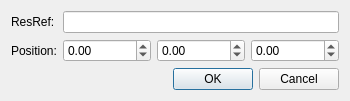
<?xml version="1.0" encoding="UTF-8"?>
<ui version="4.0">
 <class>Dialog</class>
 <widget class="QDialog" name="Dialog">
  <property name="geometry">
   <rect>
    <x>0</x>
    <y>0</y>
    <width>330</width>
    <height>97</height>
   </rect>
  </property>
  <property name="sizePolicy">
   <sizepolicy hsizetype="Fixed" vsizetype="Fixed">
    <horstretch>0</horstretch>
    <verstretch>0</verstretch>
   </sizepolicy>
  </property>
  <property name="windowTitle">
   <string>Edit Merchant</string>
  </property>
  <layout class="QVBoxLayout" name="verticalLayout">
   <item>
    <layout class="QFormLayout" name="formLayout">
     <item row="0" column="0">
      <widget class="QLabel" name="label">
       <property name="text">
        <string>ResRef:</string>
       </property>
      </widget>
     </item>
     <item row="0" column="1">
      <widget class="QLineEdit" name="resrefEdit">
       <property name="maxLength">
        <number>16</number>
       </property>
      </widget>
     </item>
     <item row="1" column="0">
      <widget class="QLabel" name="label_2">
       <property name="text">
        <string>Position:</string>
       </property>
      </widget>
     </item>
     <item row="1" column="1">
      <layout class="QHBoxLayout" name="horizontalLayout">
       <item>
        <widget class="QDoubleSpinBox" name="xPosSpin">
         <property name="minimum">
          <double>-1000000.000000000000000</double>
         </property>
         <property name="maximum">
          <double>1000000.000000000000000</double>
         </property>
        </widget>
       </item>
       <item>
        <widget class="QDoubleSpinBox" name="yPosSpin">
         <property name="minimum">
          <double>-1000000.000000000000000</double>
         </property>
         <property name="maximum">
          <double>1000000.000000000000000</double>
         </property>
        </widget>
       </item>
       <item>
        <widget class="QDoubleSpinBox" name="zPosSpin">
         <property name="minimum">
          <double>-1000000.000000000000000</double>
         </property>
         <property name="maximum">
          <double>1000000.000000000000000</double>
         </property>
        </widget>
       </item>
      </layout>
     </item>
    </layout>
   </item>
   <item>
    <widget class="QDialogButtonBox" name="buttonBox">
     <property name="orientation">
      <enum>Qt::Horizontal</enum>
     </property>
     <property name="standardButtons">
      <set>QDialogButtonBox::Cancel|QDialogButtonBox::Ok</set>
     </property>
    </widget>
   </item>
  </layout>
 </widget>
 <resources/>
 <connections>
  <connection>
   <sender>buttonBox</sender>
   <signal>accepted()</signal>
   <receiver>Dialog</receiver>
   <slot>accept()</slot>
   <hints>
    <hint type="sourcelabel">
     <x>248</x>
     <y>254</y>
    </hint>
    <hint type="destinationlabel">
     <x>157</x>
     <y>274</y>
    </hint>
   </hints>
  </connection>
  <connection>
   <sender>buttonBox</sender>
   <signal>rejected()</signal>
   <receiver>Dialog</receiver>
   <slot>reject()</slot>
   <hints>
    <hint type="sourcelabel">
     <x>316</x>
     <y>260</y>
    </hint>
    <hint type="destinationlabel">
     <x>286</x>
     <y>274</y>
    </hint>
   </hints>
  </connection>
 </connections>
</ui>
